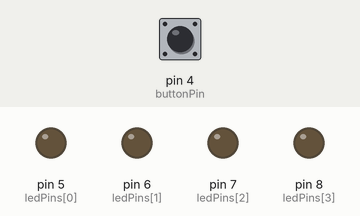
Recording of a sketch running on a simulated Arduino Uno, built with avr-gcc and run on an emulated ATmega328P. On the bench: output pins drawn as LEDs (lit = HIGH). Dashed ring = blinking. The inputs (shaded band) are chosen by the test bench; at power-on: pin 4 (buttonPin) HIGH.

Above: at 1.2 s.
1.3 s: pin 4 (buttonPin) pulled LOW for 0.15 s
At 1.4 s:
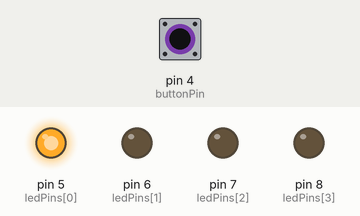
At 1.8 s:
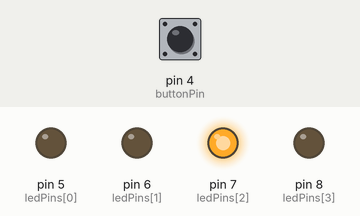
3.6 s: pin 4 (buttonPin) pulled LOW for 3.2 s
At 3.9 s:
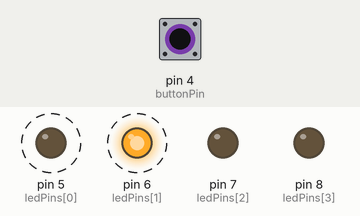
Timing chart, 0 to 8.3 s (numbered marks = the images above; inputs shaded):
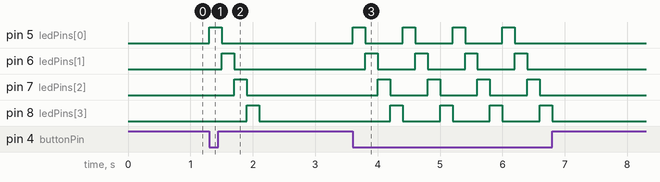

Measured:
- after the input at 1.3 s, pin 5 (ledPins[0]): LOW → HIGH at once, → LOW 0.20 s later; pin 6 (ledPins[1]): LOW → HIGH after 0.20 s, → LOW 0.20 s later; pin 7 (ledPins[2]): LOW → HIGH after 0.40 s, → LOW 0.20 s later; pin 8 (ledPins[3]): LOW → HIGH after 0.60 s, → LOW 0.20 s later
- after the input at 3.6 s, pin 5 (ledPins[0]): alternates HIGH for 0.20 s and LOW for 0.60 s, 8 changes in all, then stays LOW, starting at once; pin 6 (ledPins[1]): alternates HIGH for 0.20 s and LOW for 0.60 s, 8 changes in all, then stays LOW, starting after 0.20 s

The sketch:

5to_ejercicio.ino
```cpp
const int buttonPin = 4;
const int ledPins[] = {5, 6, 7, 8};
const int numLeds = 4;
int currentIndex = 0;

void setup() {
  pinMode(buttonPin, INPUT_PULLUP); // Configura el pin del pulsador como entrada con resistencia de pull-up
  for (int i = 0; i < numLeds; i++) {
    pinMode(ledPins[i], OUTPUT); // Configura los pines de los LEDs como salidas
    digitalWrite(ledPins[i], LOW); // Apaga los LEDs al inicio
  }
}

void loop() {
  if (digitalRead(buttonPin) == LOW) {
    // Llama a la función para ejecutar la secuencia cuando se presiona el pulsador
    ejecutarSecuencia();
  }
}

void ejecutarSecuencia() {
  for (int i = 0; i < numLeds; i++) {
    digitalWrite(ledPins[i], HIGH); // Enciende el LED actual
    delay(200); // Espera 200 ms
    digitalWrite(ledPins[i], LOW); // Apaga el LED actual
  }
}


//IMPORTANTE: Hace falta el Pulsador. SIN ESTO NO SE EJECUTARA.
```
